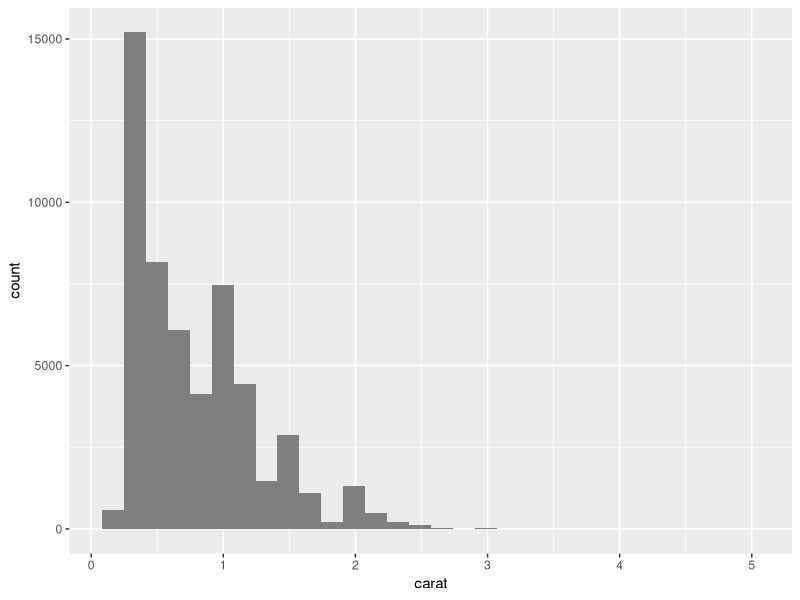
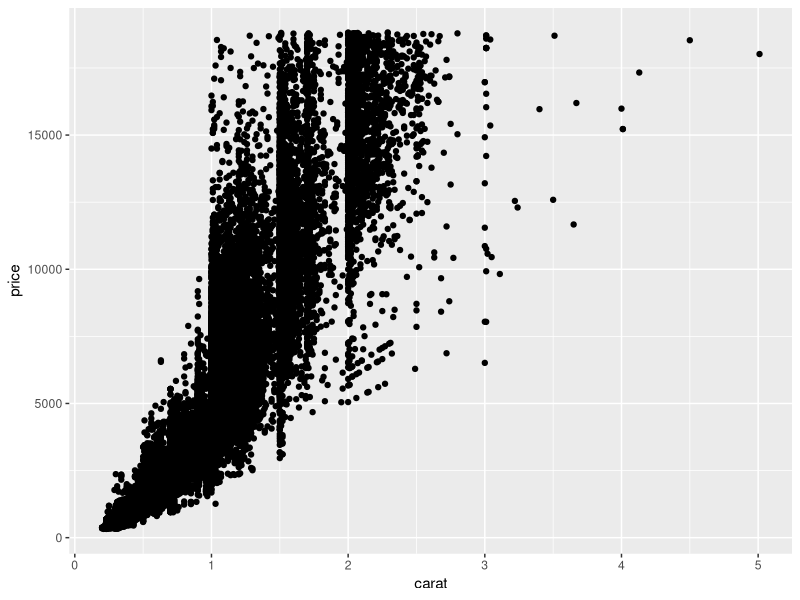
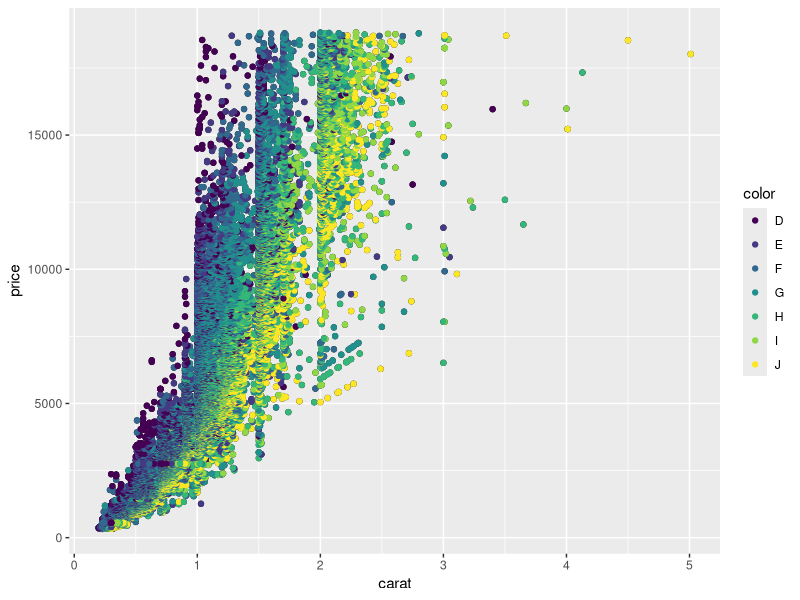
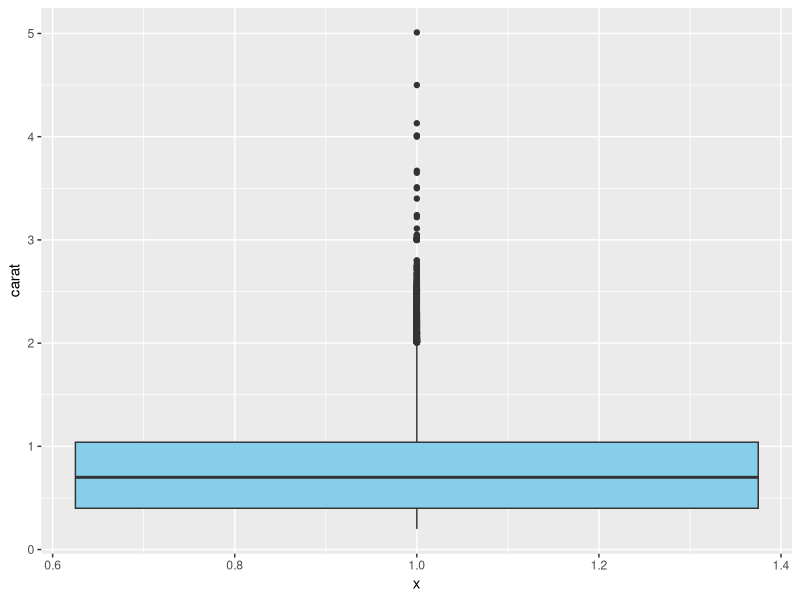
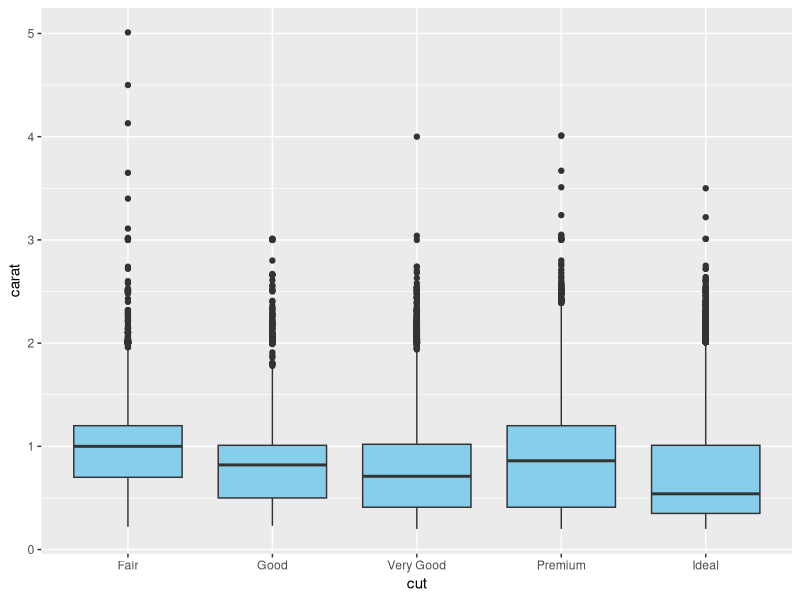
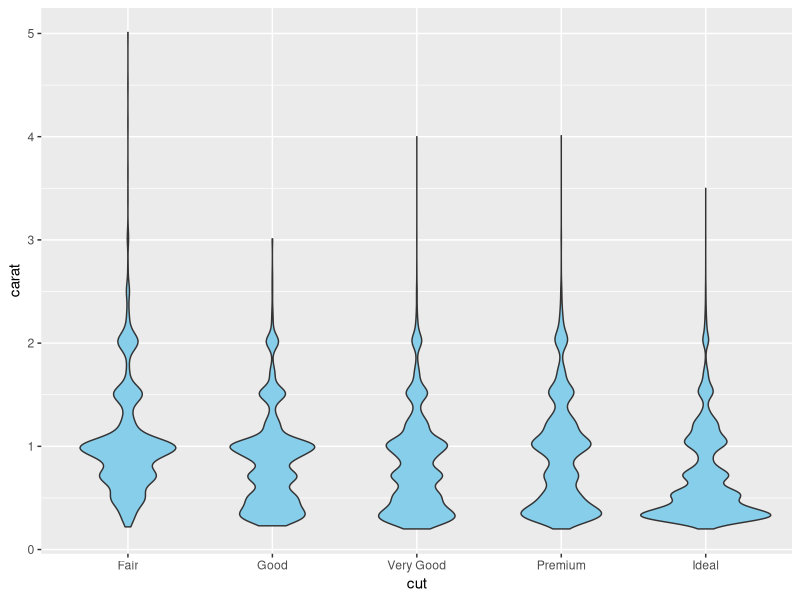
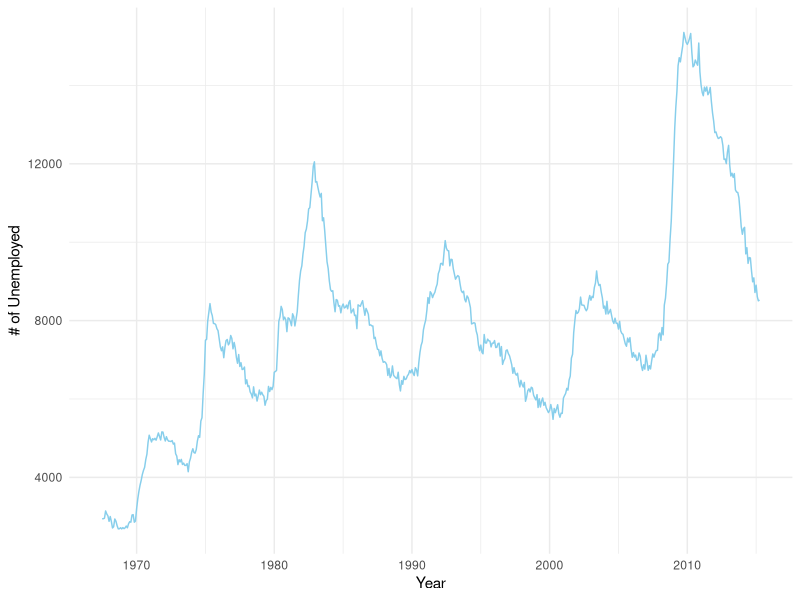
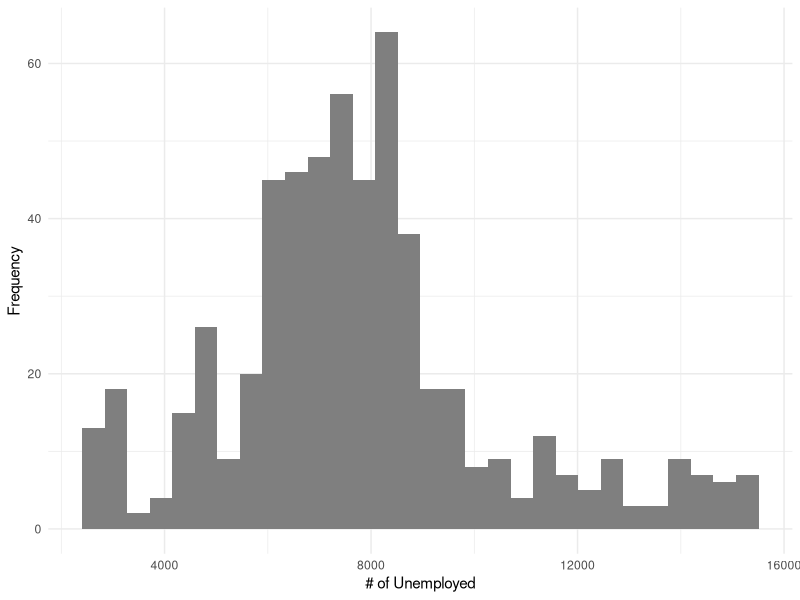

Source code (R) for these figures, in order:
install.packages("tidyverse")
library(ggplot2)
View(diamonds)


## a)	A histogram of carat using ggplot2
ggplot(data= diamonds) + geom_histogram(aes(x = carat), fill = "grey50")





## b)	A scatter plot mapping carat (x) and price (y) using ggplot2. Use the color aesthetic.
ggplot(diamonds, aes(x = carat , y =price)) + geom_point()

#Save into variable, call variable to add color
g<- ggplot(diamonds, aes(x = carat , y =price)) + geom_point()
g+ geom_point(aes(color = color))

##There is an upward trend. When carat increases, price increases as well. 
## we can see that high carat diamonds (3 to 5 carats) are rarer with higher prices too.
##Larger diamonds have a darker tones, they fall in higher grade (IF, VVS1, VVS2). 
##There is also a dense cluster if diamonds below 1.5 carats with prices varying widely.
##There is an overlap in price across different clarity level showing that at lower carats, higher prices are not guaranteed.
##There are some outlines in the 4 to 5 carat range with wide high prices.
## Carat drives the price when clarity and rarity are important with bigger size carats.


## c)	A boxplot of diamond carats using ggplot2. explain findings
ggplot(diamonds, aes(y = carat, x = 1)) +   geom_boxplot(fill = "skyblue") 
## Despite some outliers in carat range of 4 to 5, we can see that most of the diamonds are within 1 carat.
## the median is around 0.7.
## ---- Multiple boxplots for different cuts 
ggplot(diamonds, aes(y = carat, x = cut)) +   geom_boxplot(fill = "skyblue") 
##Fair cut diamonds have a higher median carat value than all other cuts. 
## It means that the larger diamonds have lower cut quality. 
## There is a higher number of outliers in the fair cut box which means that the diamonds are larger.
## Ideal cuts have smaller median carats, so diamonds are smaller and finely trimmed.
##The good, very good, premium cuts vary between 2 extremes with median carats and variability between fair and ideal.
## As cut quality increases, the carat decreases. Larger diamonds are common with low quality cuts.



## d)	A violin plot of diamond carats by cut using ggplot2.
ggplot(diamonds, aes(y = carat, x = cut)) + geom_violin(fill = "skyblue") 
## we can see the distinction in data density, ideal cuts represents the highest quality of cut in the dataset.
## it shows a hight density of diamonds concentrated below 0.5 carats.
# It means that most ideal diamonds are smaller in size, so the diamonds with price cuts
## have lower carat weight. 
## The fair cut are the lowest in quality, but it shows a broader carat distribution.
## It has the a density extending to 1 carat. It shows that diamonds with lower precision cut have higher carat weight.
## it means that the diamonds will not be perfectly symmetrical. 
## Premium, very good and good cuts have moderate spread densities with both small and medium carats.
##we can say that as the cut quality increase the carat decreases in size.


## e)	Using summary() and head() functions, provide an overview of the dataset.
summary(diamonds)
head(diamonds)
##It shows the minimum, the 1st quartile, median, mean, 3rd quartile, and maximum values.
# carat ranges from 0.2 to 5.01, the median its 0.7, price ranges from $326 to $18,823, the mean is around $3,933
#There is a wide range od diamond sizes and value. The most common cut is ideal with frequent clarity grade of SI1.
# The dataset has 53,940 observations.



require(ggthemes)
View(economics)

## b)	Explore the dataset using the head() and summary() functions. What are your observations? 
head(economics)

head(economics$pop)

## we have monthly data from July 1967
## we have a growing expenditure in July 1967 starting at 507 billion to 525 billion
## The population starts at 198712 to 200,000
## The Personal saving rate fluctuates between 11.8% and 12.8% showing a high consumer saving.
## Median during unemployment ranges around 4.5 to 4.9 weeks
## Unemployed is below 3 million people.


summary(economics)
## statistical overview from 1967 to 2015.
## There is a steady growth in population ranging from  198 million to 321 million.
## With the increase of population, there is an increase in consumption expenditure from 507billion to 12.2 trillion.

## Time series plot

ggplot(economics, aes(x = date, y = unemploy)) + geom_line(color = "skyblue") + labs(x = "Year",
                                                                                     y = "# of Unemployed") + theme_minimal()
## HISTORGRAM
ggplot(economics, aes(x = unemploy)) +geom_histogram(fill = "grey50", bins = 30) +
  labs(x = "# of Unemployed",y = "Frequency") +
  theme_minimal()

## SCATTER PLOT
ggplot(economics, aes(x = pop, y = unemploy)) + geom_point(color = "skyblue") +labs(
    x = "Population",
    y = "# of Unemployed") +
  theme_minimal()


## BAR CHART

library(dplyr)

# we have to add decade column and calculate average unemployment per decade
economics_summary <- economics %>%
  mutate(decade = paste0(substr(format(date, "%Y"), 1, 3), "0s")) %>%
  group_by(decade) %>%
  summarise(avg_unemploy = mean(unemploy))

# Bar chart
ggplot(economics_summary, aes(x = decade, y = avg_unemploy)) +
  geom_bar(stat = "identity", fill = "skyblue") +
  labs(
   
    x = "Decade",
    y = "Avg # of Unemployed"
  ) +
  theme_minimal()


## we can see in the time-series plot, there are moments of economic downturn in the early 1980s, 2000s.
## there is a financial crisis leading to unemployment. it was all due to recessions, financial instability, and policy shifts directly impact job availability.
## Viewing the histogram, unemployment ranged between 6,000 and 10,000 showing a moderate level of unemployment.
## AS population increased, so did the number of unemployed people. Average unemployment was highest in the 2000s corresponding with the great recession.
##There was an economic recovery by the 2010s.

## What does the distribution of personal savings rates tell you about economic behavior?
##### Saving rates often correlate with income levels since people who make more money save larger portion of their income.
## Some families save more money while other save less, or even end up using their saving due to emergencies.
## On one hand the fact that people save more indicates caution and uncertainty about the future.
## On the other hand when people save less, it could also indicate a greater confidence leading to more spending.
## ## Saving influences consumption patterns because families are not spending the money, and it directly affects economic growth.
### With this distribution, policymakers can come up with strategies like tax incentive to make people spend more but wisely to promote economic stability.


## •	Discuss any visible trends between unemployment and personal consumption expenditures.

## We can see an inverse relationship between unemployment and personal consumption.
## When unemployment rises, personal consumption expenditures decrease.
## It could grow slowly as well because some families have steady income. 
## When unemployment falls, people are more employed with more money to spend, which boost consumption.
## It shows that job availability affects consumer confidence and spending habits. 


## •	How does the average personal savings rate vary by decade? What historical events might correlate with these variations?

## The average personal savings rate vary by decade with the change of economic conditions and consumer behavior over time.
## From the 1970s to the 1980s there is a higher saving rate potentially caused by recession, or oil crisis forcing families to save more money.
## From the 1990s to early 2000s there is a lower average saving rate due to a higher consumer confidence.
## People had access to credit, and spent more.
## The 2008 recession caused a spike in savings rate because families were more reluctant to spend.

















